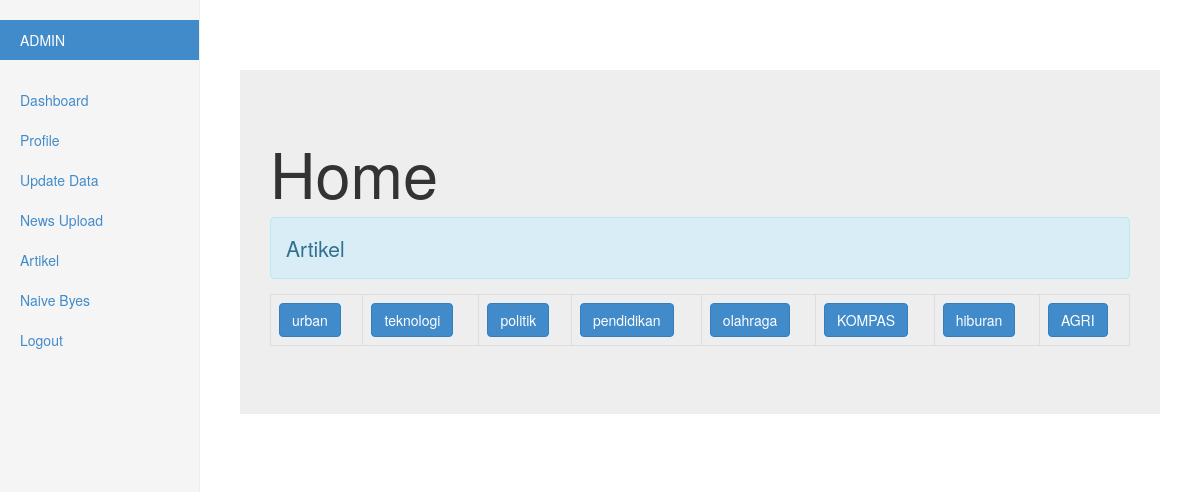
The page /main/home.php on the database its author committed.
### tables this page shows
CREATE TABLE IF NOT EXISTS `kategori` (
  `id` int(11) NOT NULL AUTO_INCREMENT,
  `kamus` varchar(100) NOT NULL,
  `active` tinyint(1) NOT NULL DEFAULT '1',
  PRIMARY KEY (`id`)
);

### main/home.php (the view, shortened to what this page needs)
<?php
	$sql	=	"select kategori.* from kategori where kategori.active = 1 group by kategori.id order by kamus desc";
?>
<?php	include_once("../template/header.php");?>
<?php	include_once("../template/sidebar.php");?>
	 <div class="col-sm-9 col-sm-offset-3 col-md-10 col-md-offset-2 main">
        <div class='jumbotron'>
			<h1>Home</h1>
			<p class="alert alert-info">Artikel</p>
			<table class="table table-bordered">
			<?php
				$query	=	mysql_query($sql);
				echo "<tr>";
				while($row = mysql_fetch_array($query)){
					echo "<td><a class='btn btn-primary' href='view_artikel.php?id=".$row['id']."'>".$row['kamus']."</a></td>";
					}
				echo "</tr>";
			?>
			</table>
			</div>
		</div>
<?php	include_once("../template/footer.php"); ?>

### assets/dashboard.css (style rules this page uses)
body { padding-top: 50px; }
.main { padding: 20px; }
@media (min-width: 768px) { .main { padding-right: 40px; padding-left: 40px; } }

### rows shown on the page
kategori: kamus "urban"
kategori: kamus "teknologi"
kategori: kamus "politik"
kategori: kamus "pendidikan"
kategori: kamus "olahraga"
kategori: kamus "KOMPAS"
kategori: kamus "hiburan"
kategori: kamus "AGRI"
